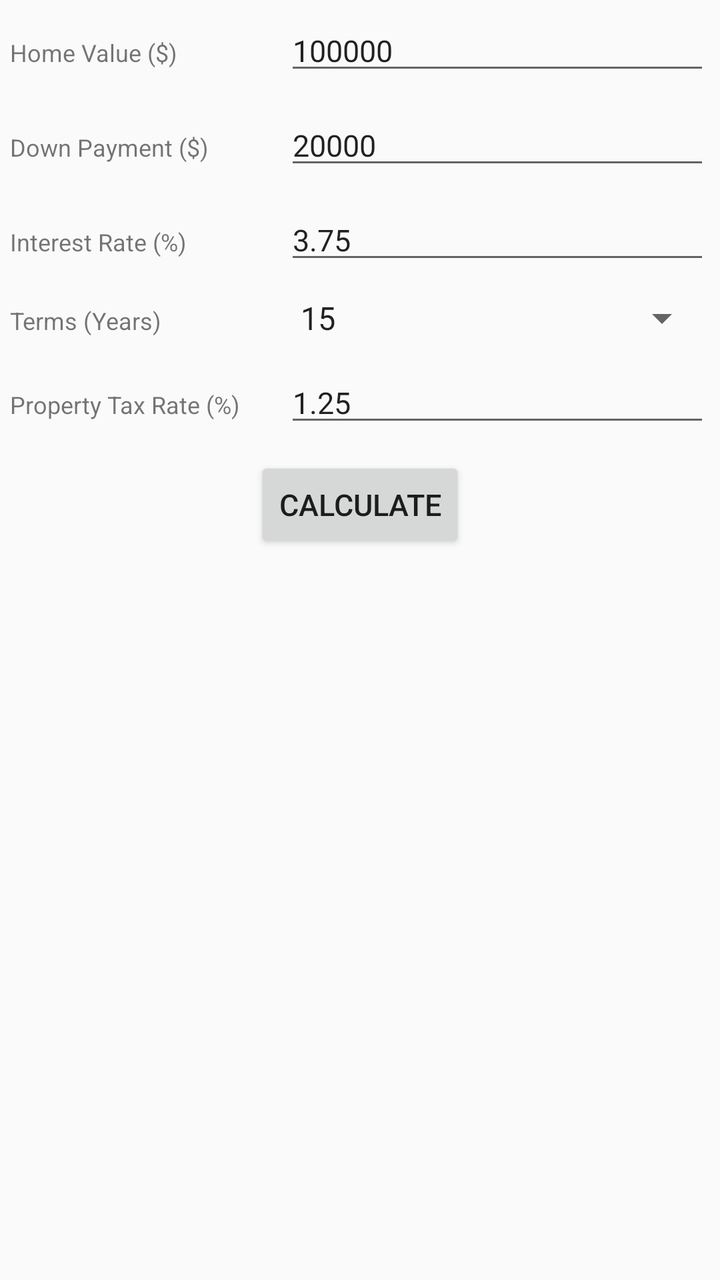
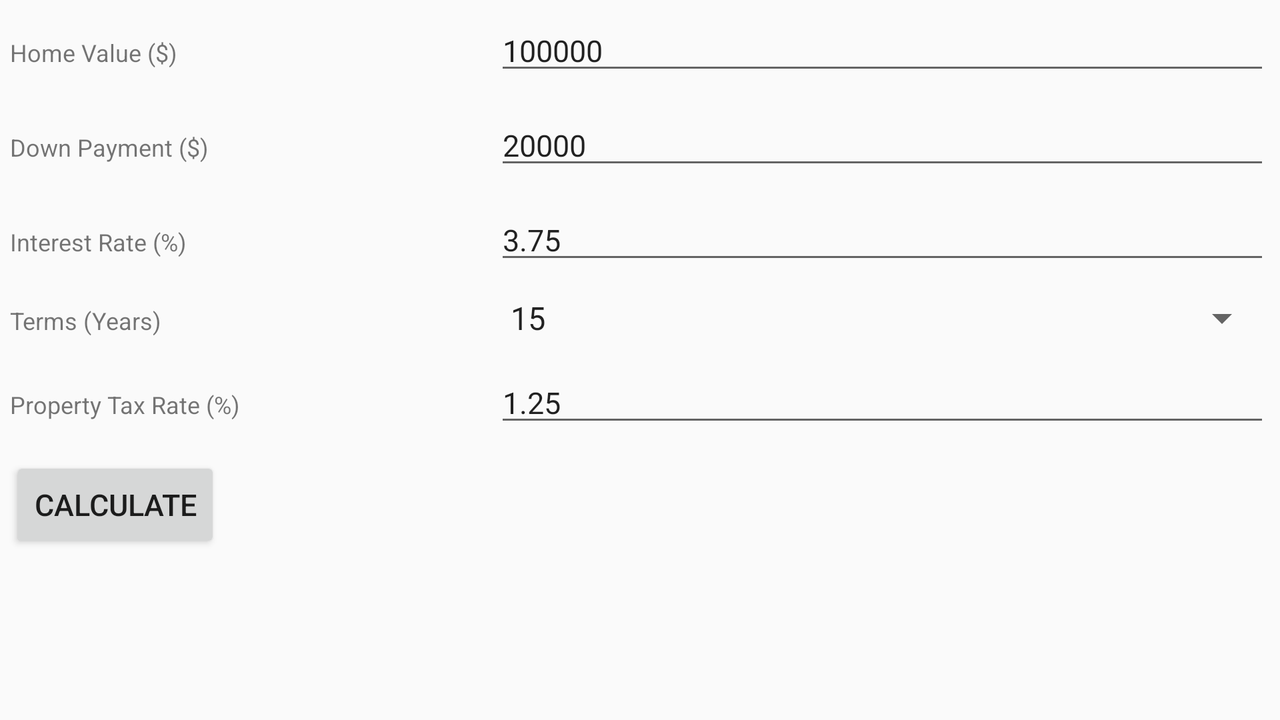

One screen, two layout resources from the same app: the default and the author's alternative for another configuration. Each is rendered where Android would select it; the XML of both is given below.
<!-- AndroidManifest.xml: application theme CustomActionBarTheme -->
<!-- res/layout/input_fragment.xml -->
<?xml version="1.0" encoding="utf-8"?>
<LinearLayout xmlns:android="http://schemas.android.com/apk/res/android"
    xmlns:tools="http://schemas.android.com/tools"
    android:orientation="vertical"
    android:layout_width="match_parent"
    android:layout_height="match_parent"
    android:id="@+id/main"
    android:gravity="center_horizontal">

    <LinearLayout android:id="@+id/home_value_block"
        android:layout_width="match_parent"
        android:layout_height="wrap_content">

        <TextView style="@style/LabelTheme"
            android:id="@+id/home_value"
            android:text="@string/home_value"
            />

        <EditText style="@style/EditTextTheme"
            android:id="@+id/input_home_value"
            android:inputType="numberDecimal"
            android:text="100000"
            android:hint="@string/home_value"
            />
    </LinearLayout>
    <LinearLayout android:id="@+id/down_payment_block"
        android:layout_width="match_parent"
        android:layout_height="wrap_content">

        <TextView style="@style/LabelTheme"
            android:id="@+id/down_payment"
            android:text="@string/down_payment"
            />

        <EditText style="@style/EditTextTheme"
            android:id="@+id/input_down_payment"
            android:inputType="numberDecimal"
            android:text="20000"
            android:hint="@string/down_payment"
            />
    </LinearLayout>
    <LinearLayout android:id="@+id/interest_rate_block"
        android:layout_width="match_parent"
        android:layout_height="wrap_content">

        <TextView style="@style/LabelTheme"
            android:id="@+id/interest_rate"
            android:text="@string/interest_rate"
            />

        <EditText style="@style/EditTextTheme"
            android:id="@+id/input_interest_rate"
            android:inputType="numberDecimal"
            android:hint="@string/interest_rate"
            android:text="3.75"
            />
    </LinearLayout>
    <LinearLayout android:id="@+id/terms_block"
        android:layout_width="match_parent"
        android:layout_height="wrap_content">
        <TextView style="@style/LabelTheme"
            android:id="@+id/terms"
            android:layout_height="wrap_content"
            android:text="@string/terms"
            />
        <Spinner style="@style/SpinnerTheme"
            android:id="@+id/spinner_terms"
            android:entries="@array/terms_array"
            android:layout_height="wrap_content" />

    </LinearLayout>
    <LinearLayout android:id="@+id/tax_block"
        android:layout_width="match_parent"
        android:layout_height="wrap_content">
        <TextView style="@style/LabelTheme"
            android:id="@+id/tax"
            android:text="@string/tax"
            />
        <EditText style="@style/EditTextTheme"
            android:id="@+id/input_tax"
            android:inputType="numberDecimal"
            android:hint="@string/tax"
            android:text="1.25"
            />

    </LinearLayout>

    <Button style="@style/ButtonTheme"
        android:id="@+id/calculate"
        android:text="@string/button_calculate" />
</LinearLayout>
<!-- resources referenced by this layout -->
<resources>
  <string-array name="terms_array">
          <item>15</item>
          <item>20</item>
          <item>25</item>
          <item>30</item>
          <item>40</item>
      </string-array>
  <string name="button_calculate">Calculate</string>
  <string name="down_payment">Down Payment ($)</string>
  <string name="home_value">Home Value ($)</string>
  <string name="interest_rate">Interest Rate (%)</string>
  <string name="tax">Property Tax Rate (%)</string>
  <string name="terms">Terms (Years)</string>
  <style name="ButtonTheme">
          
          <item name="android:textSize">15sp</item>
          <item name="android:layout_margin">5dp</item>
          <item name="android:layout_width">wrap_content</item>
          <item name="android:layout_height">wrap_content</item>
      </style>
  <style name="EditTextTheme">
          
          <item name="android:textSize">15sp</item>
          <item name="android:layout_margin">5dp</item>
          <item name="android:layout_weight">5</item>
          <item name="android:layout_width">0dp</item>
          <item name="android:layout_height">wrap_content</item>
      </style>
  <style name="LabelTheme">
          
          <item name="android:textSize">12sp</item>
          <item name="android:layout_margin">5dp</item>
          <item name="android:layout_weight">3</item>
          <item name="android:layout_width">0dp</item>
          <item name="android:layout_height">wrap_content</item>
      </style>
  <style name="SpinnerTheme">
          
          <item name="android:textSize">15sp</item>
          <item name="android:layout_margin">5dp</item>
          <item name="android:layout_weight">5</item>
          <item name="android:layout_width">0dp</item>
          <item name="android:layout_height">wrap_content</item>
      </style>
  <style name="CustomActionBarTheme" parent="@style/Theme.AppCompat.Light.DarkActionBar">
          <item name="android:actionBarStyle">@style/MyActionBar</item>
  
          
          <item name="actionBarStyle">@style/MyActionBar</item>
      </style>
  <style name="MyActionBar" parent="@style/Widget.AppCompat.Light.ActionBar.Solid.Inverse">
          <item name="android:background">@color/background_color</item>
  
          
          <item name="background">@color/background_color</item>
      </style>
  <color name="background_color">#0097ff</color>
</resources>
<!-- res/layout-land/input_fragment.xml (the author's variant of the layout above) -->
<!-- drawn on the phone turned sideways -->
<?xml version="1.0" encoding="utf-8"?>
<RelativeLayout xmlns:android="http://schemas.android.com/apk/res/android"
    xmlns:tools="http://schemas.android.com/tools"
    android:orientation="horizontal"
    android:layout_width="match_parent"
    android:layout_height="match_parent">

    <LinearLayout android:id="@+id/home_value_block"
        android:layout_width="match_parent"
        android:layout_height="wrap_content">

        <TextView style="@style/LabelTheme"
            android:id="@+id/home_value"
            android:text="@string/home_value"
            />

        <EditText style="@style/EditTextTheme"
            android:id="@+id/input_home_value"
            android:inputType="numberDecimal"
            android:hint="@string/home_value"
            android:text="100000"
            />
    </LinearLayout>
    <LinearLayout android:id="@+id/down_payment_block"
        android:layout_width="match_parent"
        android:layout_height="wrap_content"
        android:layout_below="@id/home_value_block">

        <TextView style="@style/LabelTheme"
            android:id="@+id/down_payment"
            android:text="@string/down_payment"
            />

        <EditText style="@style/EditTextTheme"
            android:id="@+id/input_down_payment"
            android:inputType="numberDecimal"
            android:hint="@string/down_payment"
            android:text="20000"
            />
    </LinearLayout>
    <LinearLayout android:id="@+id/interest_rate_block"
        android:layout_width="match_parent"
        android:layout_height="wrap_content"
        android:layout_below="@id/down_payment_block">

        <TextView style="@style/LabelTheme"
            android:id="@+id/interest_rate"
            android:text="@string/interest_rate"
            />

        <EditText style="@style/EditTextTheme"
            android:id="@+id/input_interest_rate"
            android:inputType="numberDecimal"
            android:hint="@string/interest_rate"
            android:text="3.75"
            />
    </LinearLayout>
    <LinearLayout android:id="@+id/terms_block"
        android:layout_below="@id/interest_rate_block"
        android:layout_width="match_parent"
        android:layout_height="wrap_content">
        <TextView style="@style/LabelTheme"
            android:id="@+id/terms"
            android:layout_height="wrap_content"
            android:text="@string/terms"
            />
        <Spinner style="@style/SpinnerTheme"
            android:id="@+id/spinner_terms"
            android:entries="@array/terms_array"
            android:layout_height="wrap_content" />

    </LinearLayout>
    <LinearLayout android:id="@+id/tax_block"
        android:layout_below="@id/terms_block"
        android:layout_width="match_parent"
        android:layout_height="wrap_content">
        <TextView style="@style/LabelTheme"
            android:id="@+id/tax"
            android:text="@string/tax"
            />
        <EditText style="@style/EditTextTheme"
            android:id="@+id/input_tax"
            android:inputType="numberDecimal"
            android:hint="@string/tax"
            android:text="1.25"
            />

    </LinearLayout>
    <Button style="@style/ButtonTheme"
        android:layout_below="@id/tax_block"
        android:id="@+id/calculate"
        android:text="@string/button_calculate" />

</RelativeLayout>
